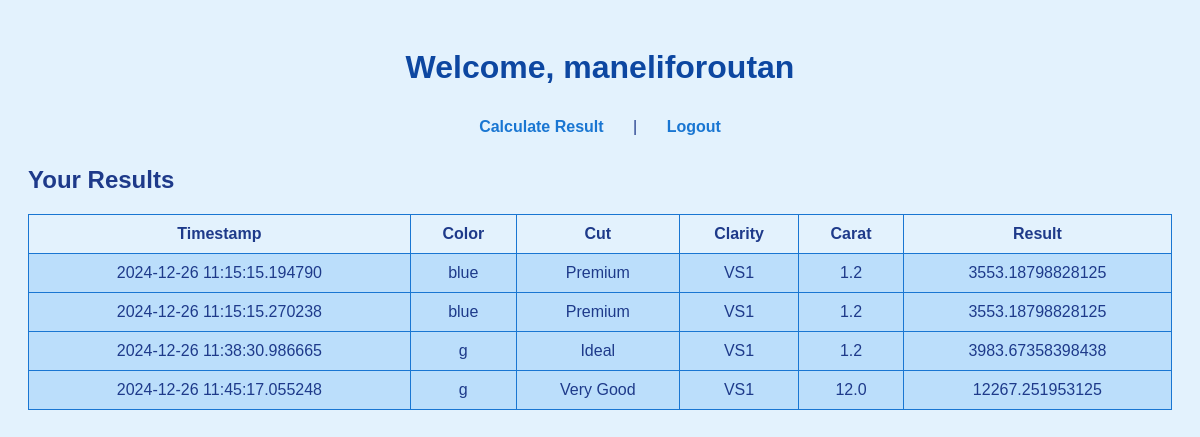
Screenshot of /profile (signed in) with the database file from the repository.
### Flask_APP/database_models.py (models this page shows)
class User(db.Model, UserMixin):
    __tablename__ = "user"
    id = db.Column(db.Integer, primary_key=True)
    username = db.Column(db.String(100), unique=True, nullable=False)
    fullname = db.Column(db.String(100), nullable=True)
    email = db.Column(db.String(100), unique=True, nullable=False)
    password = db.Column(db.String(200), nullable=False)
    result = db.relationship("userResult", backref="author", lazy=True)

class userResult(db.Model):
    __tablename__ = "user_result"
    id = db.Column(db.Integer, primary_key=True)
    timestamp = db.Column(db.DateTime, default=datetime.utcnow)
    color = db.Column(db.String(100), nullable=False)
    cut = db.Column(db.String(100), nullable=False)
    clarity = db.Column(db.String(100), nullable=False)
    carat = db.Column(db.Float, nullable=False)
    depth = db.Column(db.Float, nullable=False)
    table = db.Column(db.Float, nullable=False)
    x = db.Column(db.Float, nullable=False)
    y = db.Column(db.Float, nullable=False)
    z = db.Column(db.Float, nullable=False)
    result = db.Column(db.Float, nullable=False)
    user_id = db.Column(db.Integer, db.ForeignKey("user.id"), nullable=False)

### Flask_APP/routes.py (the view)
@main.route("/profile")
@login_required
def profile():
    return render_template("profile.html")

### Flask_APP/routes.py (called while the page is built)
@login_manager.user_loader
def load_user(user_id):
    return User.query.get(int(user_id))

### Flask_APP/templates/profile.html (shortened to what this page needs)
<!DOCTYPE html>
<html lang="en">
<head>
    <link href="../static/css/profile.css" rel="stylesheet">
</head>
<body>
    <h1>Welcome, {{ current_user.fullname }}</h1>
    <nav>
        <a href="{{ url_for('main.result') }}">Calculate Result</a> |
        <a href="{{ url_for('main.logout') }}">Logout</a>
    </nav>
    <h2>Your Results</h2>
    <table border="1">
        <tr>
            <th>Timestamp</th>
            <th>Color</th>
            <th>Cut</th>
            <th>Clarity</th>
            <th>Carat</th>
            <th>Result</th>
        </tr>
        {% for record in current_user.result %}
        <tr>
            <td>{{ record.timestamp }}</td>
            <td>{{ record.color }}</td>
            <td>{{ record.cut }}</td>
            <td>{{ record.clarity }}</td>
            <td>{{ record.carat }}</td>
            <td>{{ record.result }}</td>
        </tr>
        {% endfor %}
    </table>
</body>
</html>

### Flask_APP/static/css/profile.css (style rules this page uses)
body { background-color: #e3f2fd; color: #1e3a8a; font-family: Arial, sans-serif; padding: 20px; }
h1 { text-align: center; color: #0d47a1; }
nav { text-align: center; }
nav a { text-decoration: none; color: #1976d2; padding: 10px 20px; border-radius: 5px; margin: 0 5px; display: inline-block; font-weight: bold; }
table { width: 100%; border-collapse: collapse; margin: 20px 0; }
table th, table td { border: 1px solid #1976d2; padding: 10px; text-align: center; }
table th { background-color: #e3f2fd; color: #1e3a8a; }
table td { background-color: #bbdefb; }

### rows the page displays
User: fullname "maneliforoutan"
userResult: timestamp "2024-12-26 11:15:15.194790", color "blue", cut "Premium", clarity "VS1", carat "1.2", result "3553.18798828125"
userResult: timestamp "2024-12-26 11:15:15.270238", color "blue", cut "Premium", clarity "VS1", carat "1.2", result "3553.18798828125"
userResult: timestamp "2024-12-26 11:38:30.986665", color "g", cut "Ideal", clarity "VS1", carat "1.2", result "3983.67358398438"
userResult: timestamp "2024-12-26 11:45:17.055248", color "g", cut "Very Good", clarity "VS1", carat "12.0", result "12267.251953125"
